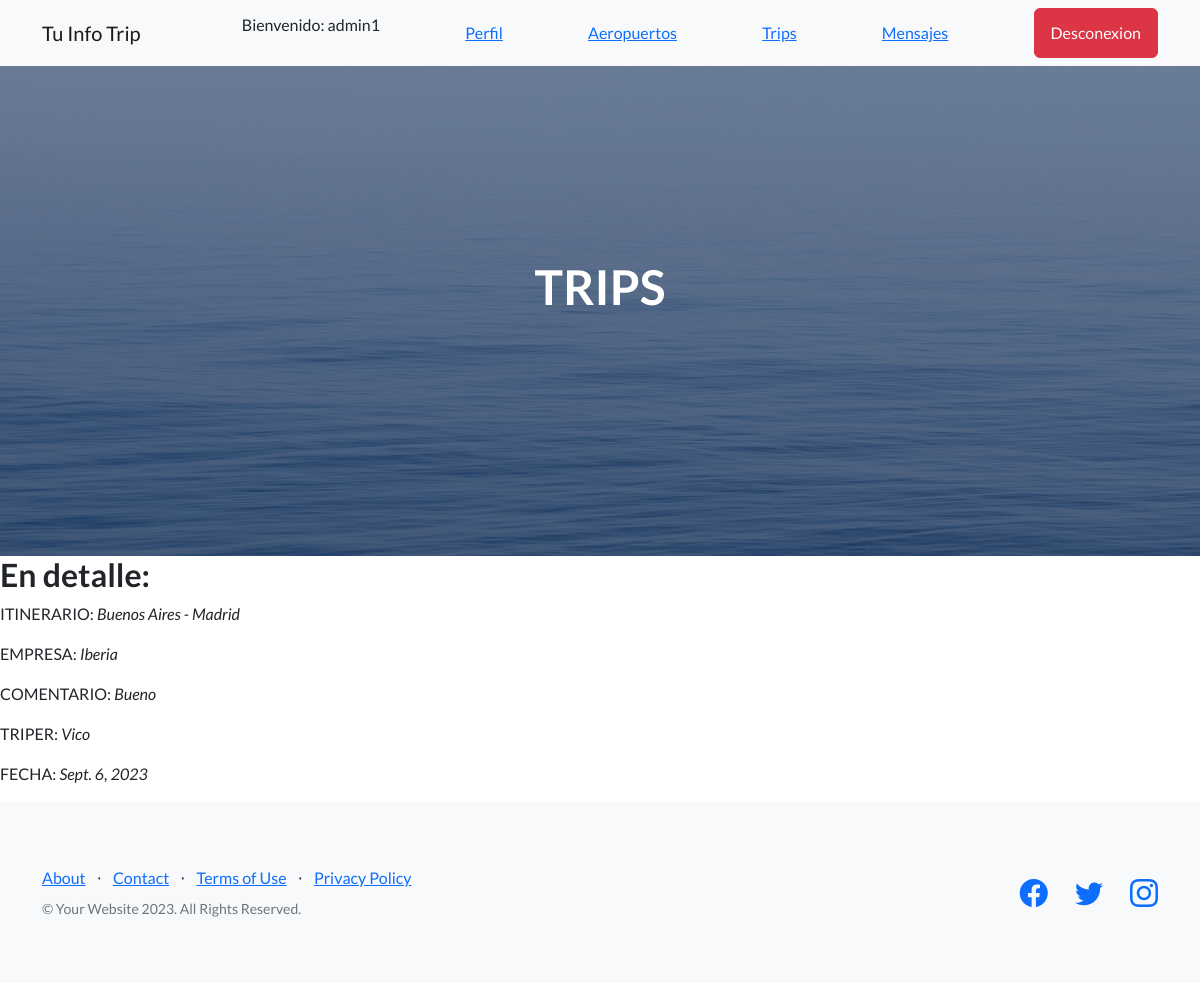
/AppBlog/trip/1 (signed in), run on the app's committed database.
### AppBlog/models.py (models this page shows, shortened)
class Trip(models.Model):
    itinerario=models.CharField(max_length=50)
    empresa=models.CharField(max_length=50)
    comentario=models.CharField(max_length=500)
    triper=models.CharField(max_length=50, null=True)
    fecha=models.DateField(default=date.today)

### AppBlog/views.py (the view)
# urls.py: path('trip/<pk>', TripDetalle.as_view(), name="trip_detalle"),
class TripDetalle(LoginRequiredMixin, DetailView):
    model= Trip
    template_name= "AppBlog/trip_detalle.html"

### AppBlog/templates/AppBlog/trip_detalle.html
{% extends "AppBlog/padre.html" %}
{% load static %}
{% block titulo %} TRIPS {% endblock %}
{% block contenido_que_cambia %}
<h2>En detalle:</h2>
<p>ITINERARIO: <i>{{trip.itinerario}}</i></p>
<p>EMPRESA: <i>{{trip.empresa}}</i></p>
<p>COMENTARIO: <i>{{trip.comentario}}</i></p>
<p>TRIPER: <i>{{trip.triper}}</i></p>
<p>FECHA: <i>{{trip.fecha}}</i></p>
{% endblock %}

### AppBlog/templates/AppBlog/padre.html (shortened to what this page needs)
<!DOCTYPE html>
<html lang="en">
    <head>
        {% load static %}
        <link href="https://cdn.jsdelivr.net/npm/bootstrap-icons@1.5.0/font/bootstrap-icons.css" rel="stylesheet" type="text/css" />
        <link href="{% static 'AppBlog/css/styles.css' %}" rel="stylesheet" />
    </head>
    <body>
        <nav class="navbar navbar-light bg-light static-top">
            <div class="container">
                <a class="navbar-brand" href="{% url 'inicio' %}">Tu Info Trip</a>
                {% if user.is_authenticated %}
                <p> Bienvenido: {{ user.username }}</p>
                <a class="text-primary" href="{% url 'ver_perfil' %}">Perfil</a>
                <a class="text-primary" href="{% url 'aeropuertos' %}">Aeropuertos</a>
                <a class="text-primary" href="{% url 'trip_list' %}">Trips</a>
                <a class="text-primary" href="{% url 'enviar_mensaje' %}">Mensajes</a>
                <a class="btn btn-danger" href="{% url 'logout' %}">Desconexion</a>
                {% else %}
                <a class="btn btn-success" href="{% url 'login' %}">Ingresar</a>
                <a class="btn btn-secondary"href="{% url 'register' %}">Registrarse</a>
                {% endif %}
            </div>
        </nav>
        <header class="masthead">
            <div class="container position-relative">
                <div class="row justify-content-center">
                    <div class="col-xl-6">
                        <div class="text-center text-white">
                            <h1 class="mb-5">{% block titulo %} {% endblock%}</h1>
                        </div>
                    </div>
                </div>
            </div>
        </header>
        {% block contenido_que_cambia %}
        {% endblock %}
        <footer class="footer bg-light">
            <div class="container">
                <div class="row">
                    <div class="col-lg-6 h-100 text-center text-lg-start my-auto">
                        <ul class="list-inline mb-2">
                            <li class="list-inline-item"><a href="#!">About</a></li>
                            <li class="list-inline-item">⋅</li>
                            <li class="list-inline-item"><a href="#!">Contact</a></li>
                            <li class="list-inline-item">⋅</li>
                            <li class="list-inline-item"><a href="#!">Terms of Use</a></li>
                            <li class="list-inline-item">⋅</li>
                            <li class="list-inline-item"><a href="#!">Privacy Policy</a></li>
                        </ul>
                        <p class="text-muted small mb-4 mb-lg-0">&copy; Your Website 2023. All Rights Reserved.</p>
                    </div>
                    <div class="col-lg-6 h-100 text-center text-lg-end my-auto">
                        <ul class="list-inline mb-0">
                            <li class="list-inline-item me-4">
                                <a href="#!"><i class="bi-facebook fs-3"></i></a>
                            </li>
                            <li class="list-inline-item me-4">
                                <a href="#!"><i class="bi-twitter fs-3"></i></a>
                            </li>
                            <li class="list-inline-item">
                                <a href="#!"><i class="bi-instagram fs-3"></i></a>
                            </li>
                        </ul>
                    </div>
                </div>
            </div>
        </footer>
    </body>
</html>

### data on the page
Trip: itinerario "Buenos Aires - Madrid", empresa "Iberia", comentario "Bueno", triper "Vico", fecha "Sept. 6, 2023"

### other printed values
{{ user.username }} "admin1"
